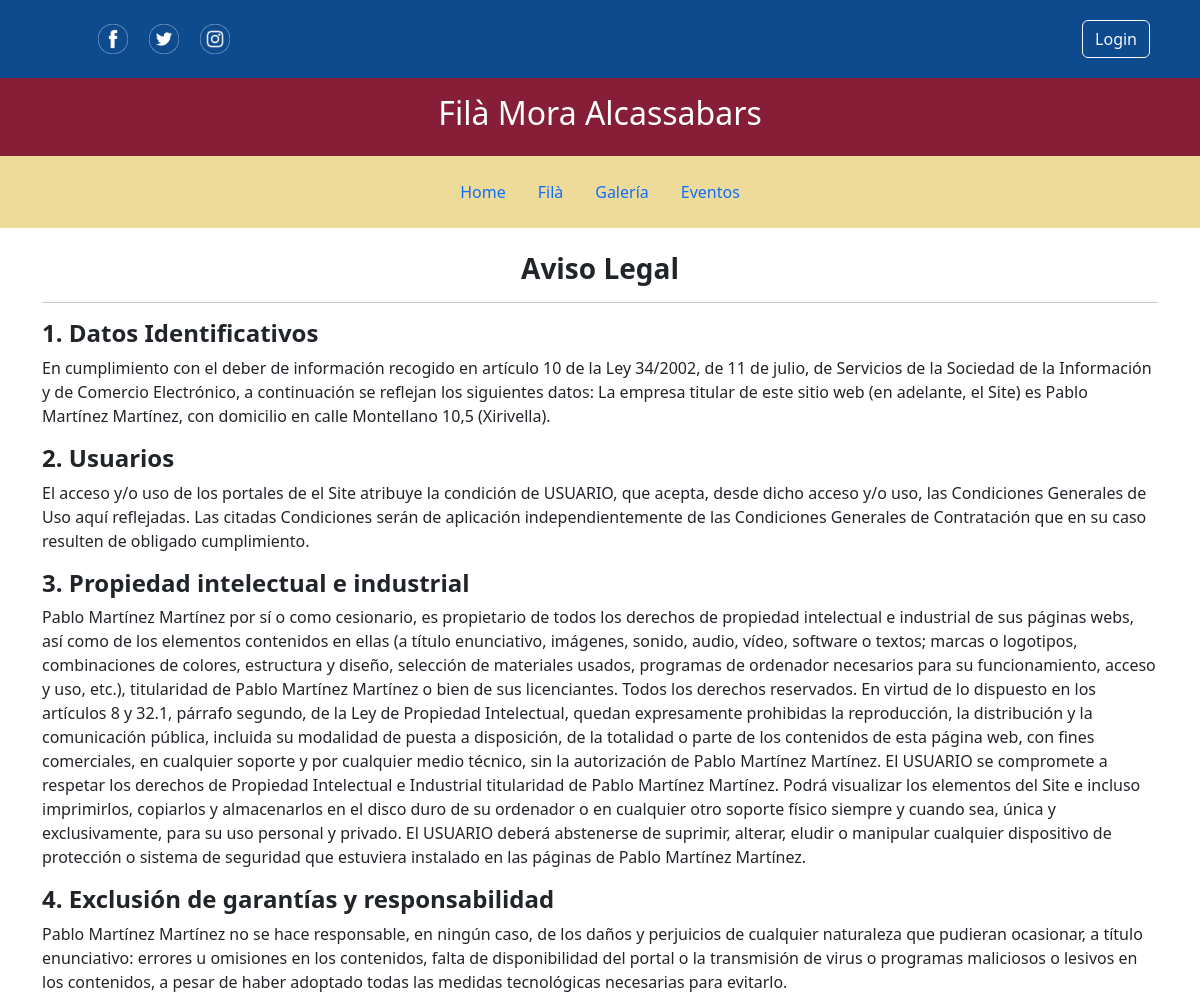
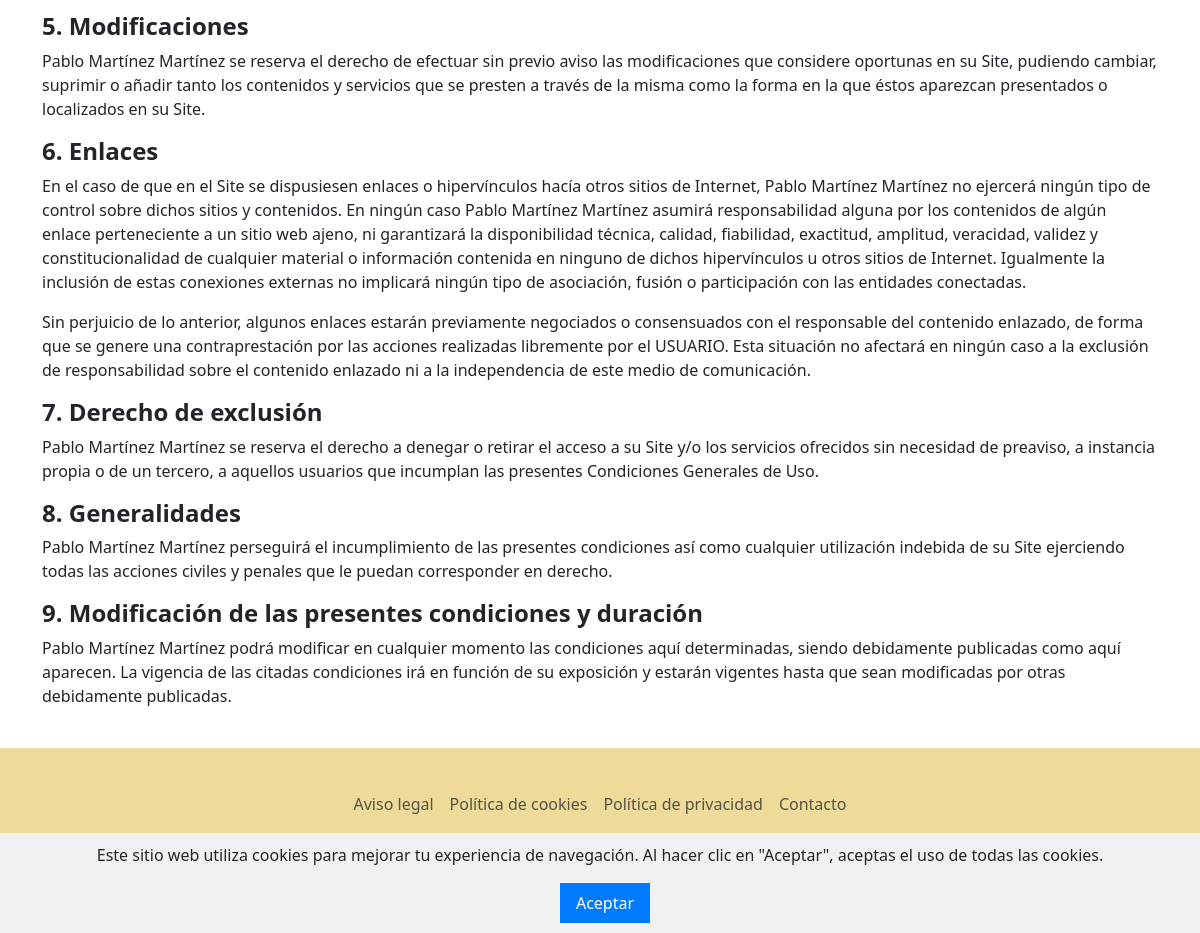
Page /index.php?section_footer=1 on the committed database (2 pictures, top to bottom).
### tables this page shows
CREATE TABLE `sections` (
  `section_id` int(11) NOT NULL,
  `section_name` varchar(50) NOT NULL,
  `section_content_html` mediumtext NOT NULL,
  `section_show_in_menu` int(11) NOT NULL
);

CREATE TABLE `sections_footer` (
  `section_footer_id` int(11) NOT NULL,
  `section_footer_name` varchar(50) NOT NULL,
  `section_footer_content_html` mediumtext NOT NULL,
  `section_footer_show_in_menu` int(11) NOT NULL
);

### top.php (called while the page is built, shortened)
<?php
$servername = "localhost";
$username = "root";
$password = "";
$dbname = "alcassabars_bd";
$conn = new mysqli($servername, $username, $password, $dbname);
function ejecuta_consulta($sql) {
    global $conn;
    $result = $conn->query($sql);
    return $result;
}
?>

### index.php (the view, shortened to what this page needs)
<?php
    include ("top.php");
    include ("head.php");
    include ("header.php");
    if (isset($_GET['section'])) {
        $query = "SELECT * FROM sections WHERE section_id = $section_id";
        $result = ejecuta_consulta($query);
        if ($result->num_rows > 0) {
            $row = $result->fetch_assoc();
            muestra_contenido($row['section_content_html']);
        } else {
            echo "No se encontró la sección especificada.";
        }
    } elseif (isset($_GET['section_footer'])) {
        $query = "SELECT * FROM sections_footer WHERE section_footer_id = $section_id";
        $result = ejecuta_consulta($query);
        if ($result->num_rows > 0) {
            $row = $result->fetch_assoc();
            muestra_contenido($row['section_footer_content_html']);
        } else {
            echo "No se encontró la sección del footer especificada.";
        }
    }
    function muestra_contenido($content) {
        echo $content;
    }
    include ("footer.php");
?>

### header.php
<header class="p-3 text-white" style="background-color: #0d4a8e;">
    <div class="container">
      <div class="d-flex flex-wrap align-items-center justify-content-center justify-content-lg-start">
        <a href="/" class="d-flex align-items-center mb-2 mb-lg-0 text-white text-decoration-none">
          <svg class="bi me-2" width="40" height="32" role="img" aria-label="Bootstrap"><use xlink:href="#bootstrap"/></svg>
        </a>
        <ul class="nav col-12 col-lg-auto me-lg-auto mb-2 justify-content-center mb-md-0">
          <li>
            <a href="https://www.facebook.com/filamora.alcassabarsdalaquas" class="nav-link px-2 text-white">
            <img src="img/rrss/facebook.png" alt="Facebook" style="width: 30px; height: 30px; margin-right: 5px;">
            </a>
          </li>
          <li>
            <a href="https://twitter.com/alcassabars" class="nav-link px-2 text-white">
            <img src="img/rrss/twitter.png" alt="Twitter" style="width: 30px; height: 30px; margin-right: 5px;">
            </a>
          </li>
          <li>
            <a href="https://www.instagram.com/filaalcassabars" class="nav-link px-2 text-white">
            <img src="img/rrss/instagram.png" alt="Instagram" style="width: 30px; height: 30px; margin-right: 5px;">
            </a>
          </li>
        </ul>
        <div class="text-end">
            <button id="loginBtn" type="button" class="btn btn-outline-light me-2">Login</button>
        </div>
      </div>
    </div>
</header>
<div class="d-flex justify-content-center py-3" style="background-color: #851e36; color: white;">
    <h2>Filà Mora Alcassabars</h2>
</div>
<div class="container-fluid" style="background-color: #eedb9a; padding: 0;">
    <header class="d-flex justify-content-center py-3">
        <ul class="nav nav-pills">
            <?php
            $query = "SELECT * FROM sections WHERE section_show_in_menu = 1";
            $result = ejecuta_consulta($query);
            while ($row = $result->fetch_assoc()) {
                $sectionName = htmlspecialchars($row['section_name']);
                $sectionId = $row['section_id'];
                echo '<li class="nav-item"><a href="index.php?section=' . $sectionId . '" class="nav-link">' . $sectionName . '</a></li>';
            }
            ?>
        </ul>
    </header>
</div>

### footer.php (shortened to what this page needs)
</body>
<div class="footer">
    <footer class="py-3">
      <ul class="nav justify-content-center border-bottom pb-3 mb-3 border-black">
      <?php
            $query = "SELECT * FROM sections_footer WHERE section_footer_show_in_menu = 1";
            $result = ejecuta_consulta($query);
            while ($row = $result->fetch_assoc()) {
                $sectionName = htmlspecialchars($row['section_footer_name']);
                $sectionId = $row['section_footer_id'];
                echo '<li class="nav-item"><a href="index.php?section_footer=' . $sectionId . '" class="nav-link px-2 text-body-secondary">' . $sectionName . '</a></li>';
            }
        ?>
     </ul>
     <p class="text-center text-body-secondary">Filà Mora Alcassabars | &copy; 2024</p>
    </footer>
  </div>
</html>

### style/styles.css (style rules this page uses)
html, body { margin: 0; padding: 0; height: 100%; }
body { display: flex; flex-direction: column; }
.footer { background-color: #eedb9a; padding: 20px; margin-top: auto; }

### rows in the picture
sections: section_name "Home"
sections: section_name "Filà"
sections: section_name "Galería"
sections: section_name "Eventos"
sections_footer: section_footer_content_html "Aviso Legal 1. Datos Identificativos En cumplimiento con el deber de información recogido en artículo 10 de la Ley 34/2002, de 11 de julio, de Servicios de la Sociedad de la Información y de Comercio Electrónico, a continuación se reflejan los siguientes datos: La empresa titular de este sitio web (en adelante, el Site) es Pablo Martínez Martínez, con domicilio en calle Montellano 10,5 (Xirivella). 2. Usuarios El acceso y/o uso de los portales de el Site atribuye la condición de USUARIO, que acepta, desde dicho acceso y/o uso, las Condiciones Generales de Uso aquí reflejadas. Las citadas Condiciones serán de aplicación independientemente de las Condiciones Generales de Contratación que en…", section_footer_name "Aviso legal"
sections_footer: section_footer_name "Política de cookies"
sections_footer: section_footer_name "Política de privacidad"
sections_footer: section_footer_name "Contacto"
